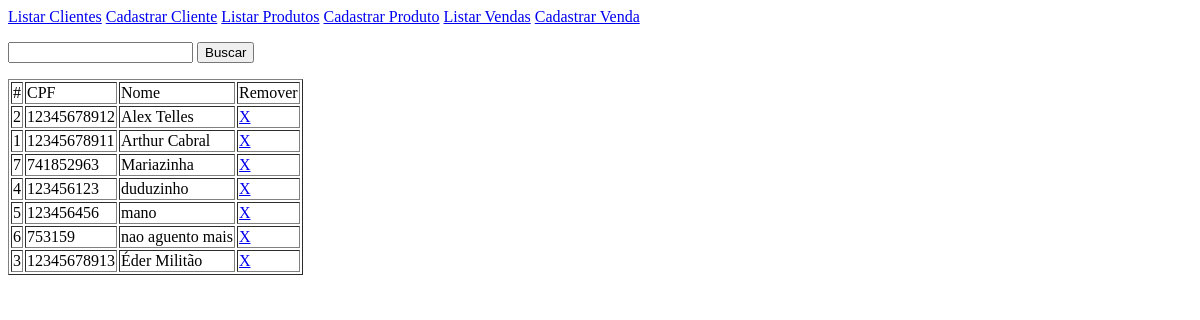
Page /cliente_listar.php on the earlier database version.
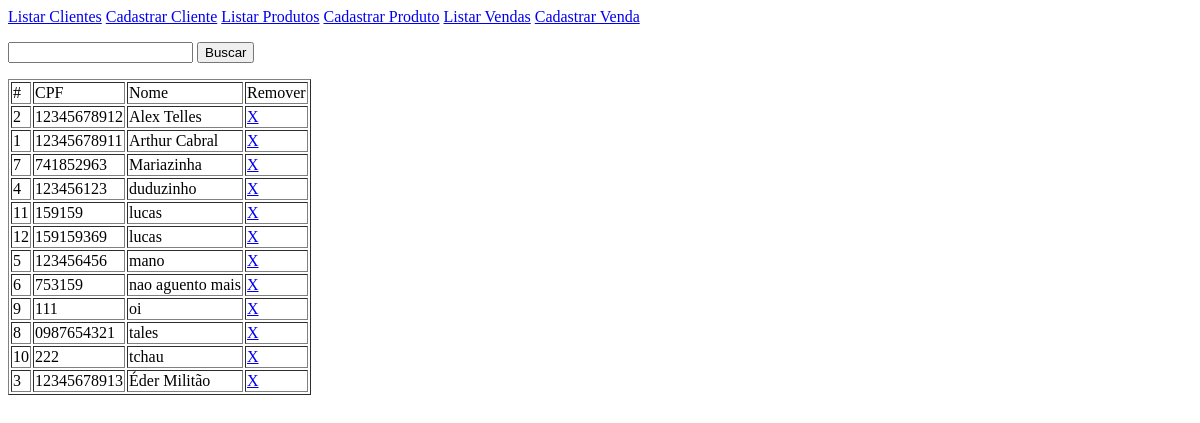
Same page on the later database version.
### tables this page shows
CREATE TABLE cliente ( id integer primary key autoincrement, cpf text unique, nome text );

### cliente_listar.php (the view, shortened to what this page needs)
<?php
	$busca = '';
	$sql = " select id, cpf, nome from cliente where cpf || nome like '%" . $busca . "%' order by nome; ";
	$conexao = new pdo ('sqlite:banco.sqlite');
	$resultado = $conexao->query($sql)->fetchAll();
?>
<html>
	<head>
	</head>
	<body>
<?php
		require 'menu.php';
?>
		<form id="busca">
			<p>
				<input type="text" name="busca" autocomplete="off" />
				<button type="submit" formmethod="post" formaction="cliente_listar.php">Buscar</button>
			</p>
		</form>
		<table border="1">
			<tr>
				<td>#</td>
				<td>CPF</td>
				<td>Nome</td>
				<td>Remover</td>
			</tr>
<?php
	foreach ( $resultado as $tupla ) {
?>
			<tr>
				<td><?php print $tupla['id']; ?></td>
				<td><?php print $tupla['cpf']; ?></td>
				<td><?php print $tupla['nome']; ?></td>
				<td><a href="cliente_delete.php?id=<?php print $tupla['id']; ?>"> X </a></td>
			</tr>
<?php
	}
?>
		</table>
	</body>
</html>

### menu.php
<p>
	<a href="cliente_listar.php">Listar Clientes</a>
	<a href="cliente_cadastro.php">Cadastrar Cliente</a>
	<a href="produto_listar.php">Listar Produtos</a>
	<a href="produto_cadastro.php">Cadastrar Produto</a>
	<a href="venda_listar.php">Listar Vendas</a>
	<a href="venda_cadastro.php">Cadastrar Venda</a>
</p>

Differences in the rows shown:
added cliente: id "11", cpf "159159", nome "lucas"
added cliente: id "12", cpf "159159369", nome "lucas"
added cliente: id "9", cpf "111", nome "oi"
added cliente: id "8", cpf "0987654321", nome "tales"
added cliente: id "10", cpf "222", nome "tchau"
